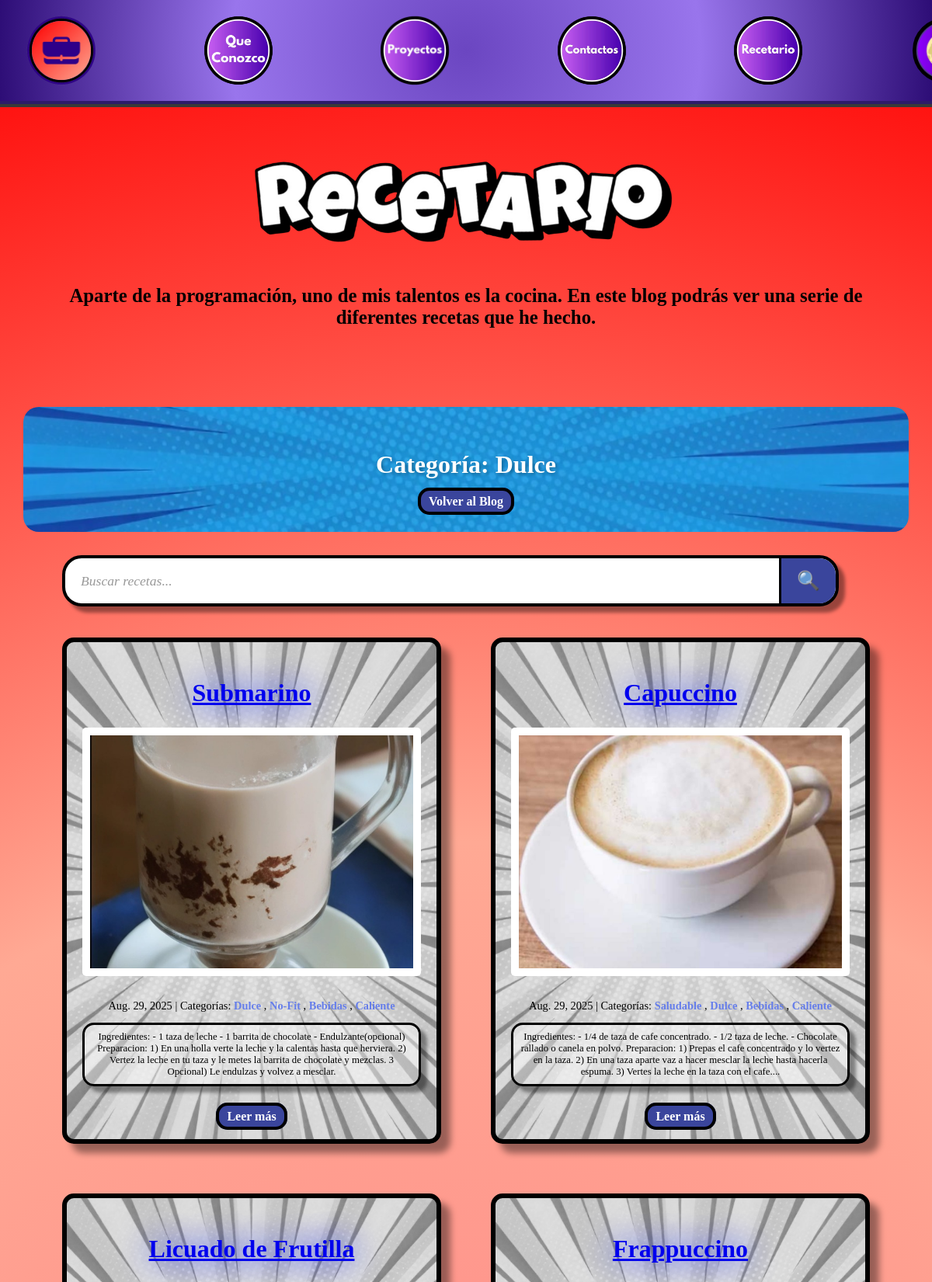
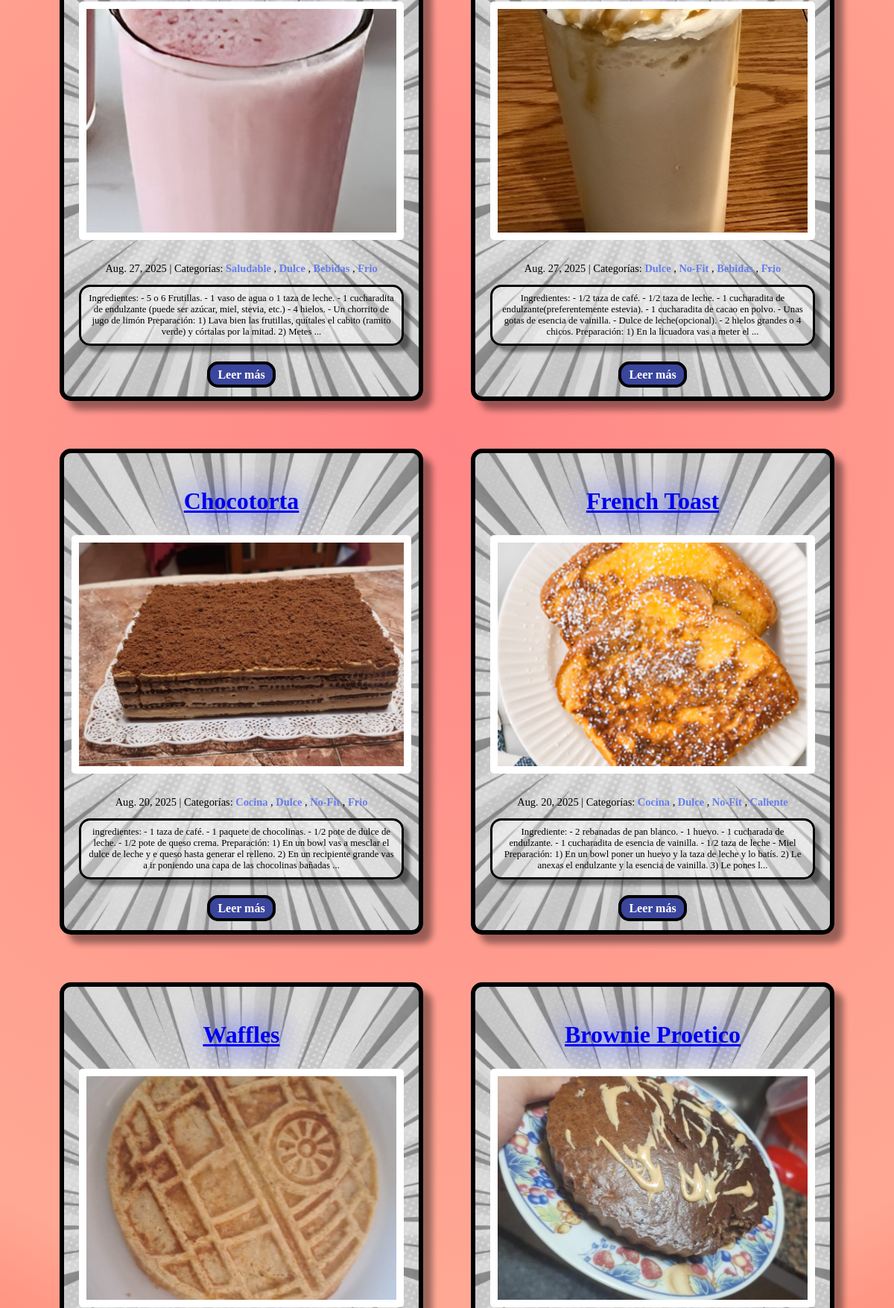
Screenshot of /blog/category/Dulce/ (upper part) with the database file from the repository (2 pictures, top to bottom).
### blog/models.py (models this page shows, shortened)
class Category(models.Model):
    name = models.CharField(max_length=30)
    class Meta:
        verbose_name_plural = "categories"

class Post(models.Model):
    title = models.CharField(max_length=255)
    body = models.TextField()
    created_on = models.DateTimeField(auto_now_add=True)
    last_modified = models.DateTimeField(auto_now=True)
    categories = models.ManyToManyField("Category", related_name="posts")
    image = models.ImageField(upload_to='blog_images/', blank=True, null=True)

### blog/views.py (the view)
# urls.py: path("category/<category>/", views.blog_category, name="blog_category"),
def blog_category(request, category):
    search_query = request.GET.get('search', '')
    error_message = ''
    if len(search_query) > 100:
        error_message = "Búsqueda no válida: el texto es demasiado largo"
        posts = Post.objects.none()
    else:
        posts = Post.objects.filter(categories__name__icontains=category).order_by("-created_on")
        if search_query:
            posts = posts.filter(
                Q(title__icontains=search_query) |
                Q(body__icontains=search_query) |
                Q(categories__name__icontains=search_query)
            ).distinct()
    context = {
        "category": category,
        "posts": posts,
        "search_query": search_query,
        "error_message": error_message,
    }
    return render(request, "blog/category.html", context)

### templates/blog/category.html (shortened to what this page needs)
{% extends "blog.html" %}
{% load static %}
{% block page_content %}
  <div class="category-header" style="background-image: url('{% static 'Portafolio/assets/Fondos/Fondo Azul.png' %}'); background-size: cover; background-position: center;">
    <h2 class="category-title">Categoría: {{ category }}</h2>
    <a href="{% url 'blog:blog_index' %}" class="volver">Volver al Blog</a>
  </div>
    <div class="Barra-busqueda">
    <div class="search-section">
      <form method="get" class="search-form">
        <div class="search-input-group">
          <input type="text"
                 name="search"
                 placeholder="Buscar recetas..."
                 value="{{ request.GET.search }}"
                 class="search-input"
                 maxlength="100">
          <button type="submit" class="search-button">
            🔍
          </button>
        </div>
      </form>
    </div>
  </div>
  <div class="Posteos">
    {% for post in posts %}
      <article class="Tarjeta" style="background-image: url('{% static 'Portafolio/assets/Fondos/Fondo Blanco.png' %}'); background-size: cover; background-position: center;">
        <div class="Contenido">
          <h2 class="titulo-posteo">
            <a href="{% url 'blog:blog_detail' post.pk %}">{{ post.title }}</a>
          </h2>
          {% if post.image %}
            <div class="post-image">
              <img src="{{ post.image.url }}" alt="{{ post.title }}" class="post-thumbnail">
            </div>
          {% endif %}
          <div class="info">
            <span class="post-date">{{ post.created_on.date }}</span>
            <span class="separator">|</span>
            <span class="post-categories">Categorías:
              {% for category in post.categories.all %}
                <a href="{% url 'blog:blog_category' category.name %}" class="categoria">
                  {{ category.name }}
                </a>{% if not forloop.last %}, {% endif %}
              {% endfor %}
            </span>
          </div>
          <div class="informacion-previa">
            <p>{{ post.body | slice:":300" }}{% if post.body|length > 300 %}...{% endif %}</p>
          </div>
          <a href="{% url 'blog:blog_detail' post.pk %}" class="leer-mas">Leer más</a>
        </div>
      </article>
    {% empty %}
      <div class="no-posts" style="background-image: url('{% static 'Portafolio/assets/Fondos/Fondo Blanco.png' %}'); background-size: cover; background-position: center;">
        <h3>No hay posts en esta categoría</h3>
        <p>Pronto habrá contenido en esta categoría.</p>
      </div>
    {% endfor %}
  </div>
{% endblock page_content %}

### Portafolio/static/Portafolio/css/base.css (style rules this page uses)
html { scroll-behavior: smooth; }
body { margin: 0; padding: 0; height: 100%; transition: background-color 0.3s ease; font-family: 'Baloo 2', cursive; }
h1, h2, h3, .Barra ul li a { font-family: 'Bangers', cursive; }

### Portafolio/static/Portafolio/css/blog.css (style rules this page uses)
body { background: radial-gradient(circle,#ff8686, #ffa994, #ff0000); }
.Posteos { padding-left: 5rem; padding-right: 5rem; display: grid; text-align: center; grid-template-columns: repeat(auto-fit, minmax(400px, 1fr)); gap: 4rem; margin-bottom: 30px; margin: 30px auto; max-width: 1200px; }
.Tarjeta { border-radius: 15px; border: 6px solid #000000; box-shadow: 12px 12px 8px rgba(0, 0, 0, 0.4); padding: 20px; transition: all 0.3s ease; }
.Contenido { position: relative; z-index: 1; }
.titulo-posteo { color: #005eff; text-align: center; text-shadow: 0 0 40px #0022ff; font-size: 2rem; }
.info { color: #000000; font-size: 0.9rem; gap: 0.5rem; }
.categoria { font-size: 0.9rem; color: #667eea; text-decoration: none; font-weight: bold; transition: color 0.3s ease; }
.informacion-previa p { font-size: 0.8rem; color: #000000; margin-bottom: 30px; background-color: rgba(255, 255, 255, 0.402); border: 3px solid #000000; box-shadow: 8px 8px 4px rgba(0, 0, 0, 0.4); border-radius: 15px; padding: 0.5rem; }
.leer-mas { font-weight: bold; background-color: #3a459c; border-radius: 15px; border: 4px solid #000; color: white; padding: 5px 10px; text-decoration: none; transition: all 0.3s ease; }
.volver { font-weight: bold; background-color: #3a459c; border-radius: 15px; border: 4px solid #000; color: white; padding: 5px 10px; text-decoration: none; transition: all 0.3s ease; margin-bottom: 25px; }
.category-header { border-radius: 20px; padding: 30px; text-align: center; margin: 30px auto; max-width: 1400px; width: 90%; }
.category-title { color: white; font-size: 2em; font-weight: bold; margin-bottom: 20px; text-shadow: 2px 2px 4px rgba(0, 0, 0, 0.3); }
.post-thumbnail { width: 100%; height: 200px; object-fit: cover; border-radius: 10px; margin-bottom: 15px; }
.post-thumbnail { width: 100%; height: 300px; object-fit: cover; border-radius: 5px; margin-bottom: 15px; background: white; padding: 10px 10px 10px 10px; }
.post-image { margin-bottom: 15px; display: flex; justify-content: center; position: relative; }
.Barra-busqueda { max-width: 1200px; margin: 0 auto 40px auto; padding: 0 5rem; display: grid; grid-template-columns: 1fr auto; gap: 40px; align-items: start; }
.search-section { display: flex; flex-direction: column; gap: 15px; word-wrap: break-word; word-break: break-word; overflow-wrap: break-word; }
.search-form { width: 100%; }
.search-input-group { display: flex; background-color: white; border: 4px solid #000; border-radius: 25px; overflow: hidden; box-shadow: 8px 8px 4px rgba(0, 0, 0, 0.4); transition: all 0.3s ease; }
.search-input { font-family: 'Bangers', cursive; flex: 1; padding: 15px 20px; border: none; outline: none; font-size: 1.1rem; color: #333; background: transparent; }
.search-input::placeholder { color: #999; font-style: italic; }
.search-button { background: #3a459c; border: none; padding: 15px 20px; font-size: 1.5rem; cursor: pointer; transition: all 0.3s ease; border-left: 3px solid #000; }

### rows the page displays
Category: name "Dulce"
Post: title "Submarino", image (picture), created_on "Aug. 29, 2025", body "Ingredientes: - 1 taza de leche - 1 barrita de chocolate - Endulzante(opcional) Preparacion: 1) En una holla verte la leche y la calentas hasta que herviera. 2) Vertez la leche en tu taza y le metes la barrita de chocolate y mezclas. 3 Opcional) Le endulzas y volvez a mesclar."
Category: name "No-Fit"
Category: name "Bebidas"
Category: name "Caliente"
Post: title "Capuccino", image (picture), created_on "Aug. 29, 2025", body "Ingredientes: - 1/4 de taza de cafe concentrado. - 1/2 taza de leche. - Chocolate rallado o canela en polvo. Preparacion: 1) Prepas el cafe concentrado y lo vertez en la taza. 2) En una taza aparte vaz a hacer mesclar la leche hasta hacerla espuma. 3) Vertes la leche en la taza con el cafe."
Category: name "Saludable"
Post: title "Licuado de Frutilla", image (picture), created_on "Aug. 27, 2025", body "Ingredientes: - 5 o 6 Frutillas. - 1 vaso de agua o 1 taza de leche. - 1 cucharadita de endulzante (puede ser azúcar, miel, stevia, etc.) - 4 hielos. - Un chorrito de jugo de limón Preparación: 1) Lava bien las frutillas, quítales el cabito (ramito verde) y córtalas por la mitad. 2) Metes"
Category: name "Frio"
Post: title "Frappuccino", image (picture), created_on "Aug. 27, 2025", body "Ingredientes: - 1/2 taza de café. - 1/2 taza de leche. - 1 cucharadita de endulzante(preferentemente estevia). - 1 cucharadita de cacao en polvo. - Unas gotas de esencia de vainilla. - Dulce de leche(opcional). - 2 hielos grandes o 4 chicos. Preparación: 1) En la licuadora vas a meter el"
Post: title "Chocotorta", image (picture), created_on "Aug. 20, 2025", body "ingredientes: - 1 taza de café. - 1 paquete de chocolinas. - 1/2 pote de dulce de leche. - 1/2 pote de queso crema. Preparación: 1) En un bowl vas a mesclar el dulce de leche y e queso hasta generar el relleno. 2) En un recipiente grande vas a ir poniendo una capa de las chocolinas bañadas"
Category: name "Cocina"
Post: title "French Toast", image (picture), created_on "Aug. 20, 2025", body "Ingrediente: - 2 rebanadas de pan blanco. - 1 huevo. - 1 cucharada de endulzante. - 1 cucharadita de esencia de vainilla. - 1/2 taza de leche - Miel Preparación: 1) En un bowl poner un huevo y la taza de leche y lo batís. 2) Le anexas el endulzante y la esencia de vainilla. 3) Le pones l"
Post: title "Waffles", image (picture)
Post: title "Brownie Proetico", image (picture)
